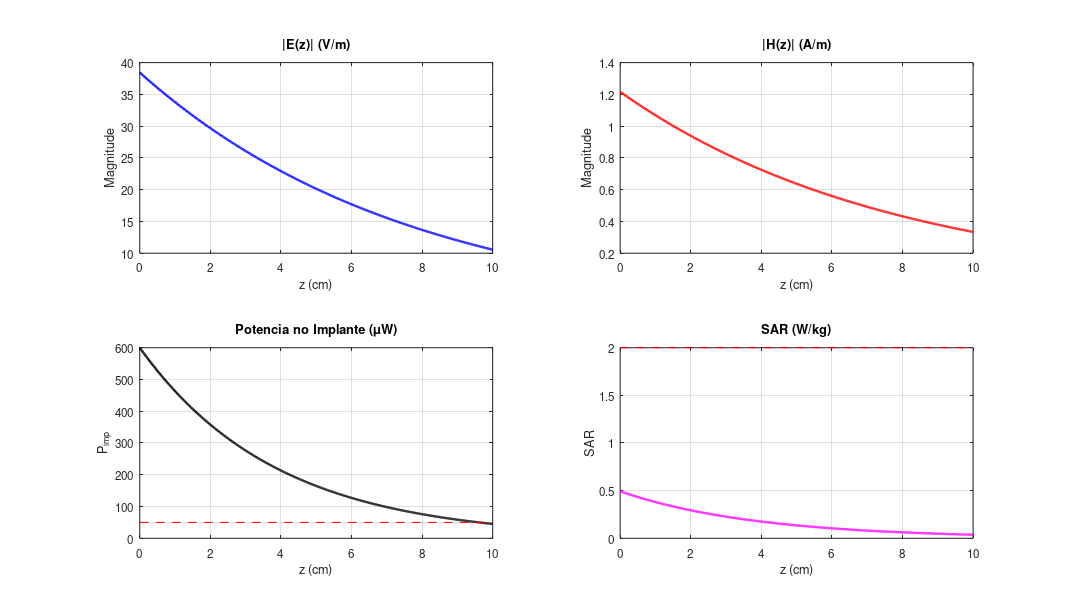
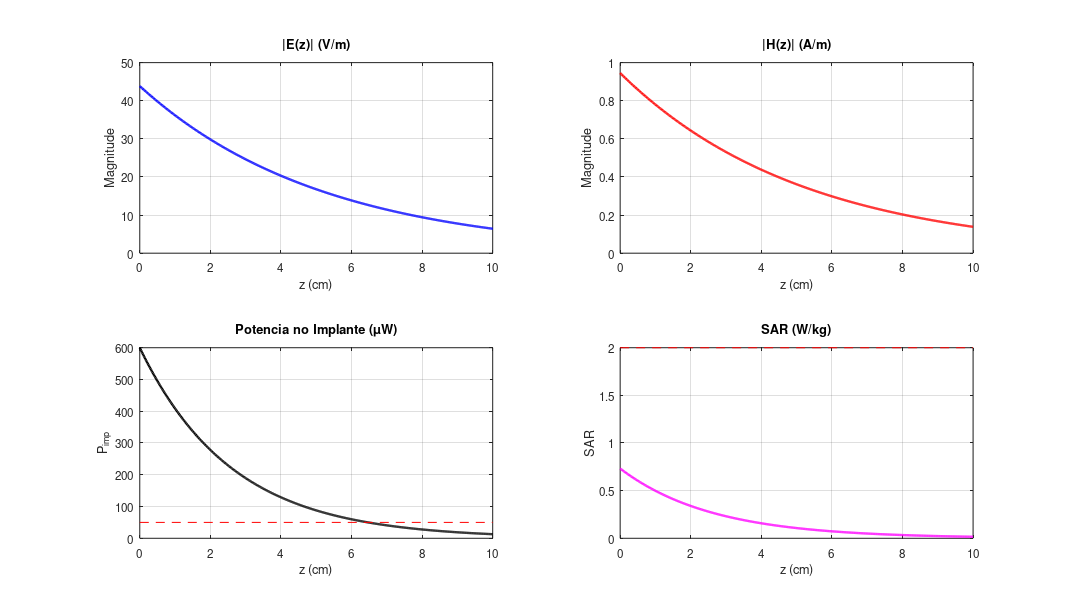
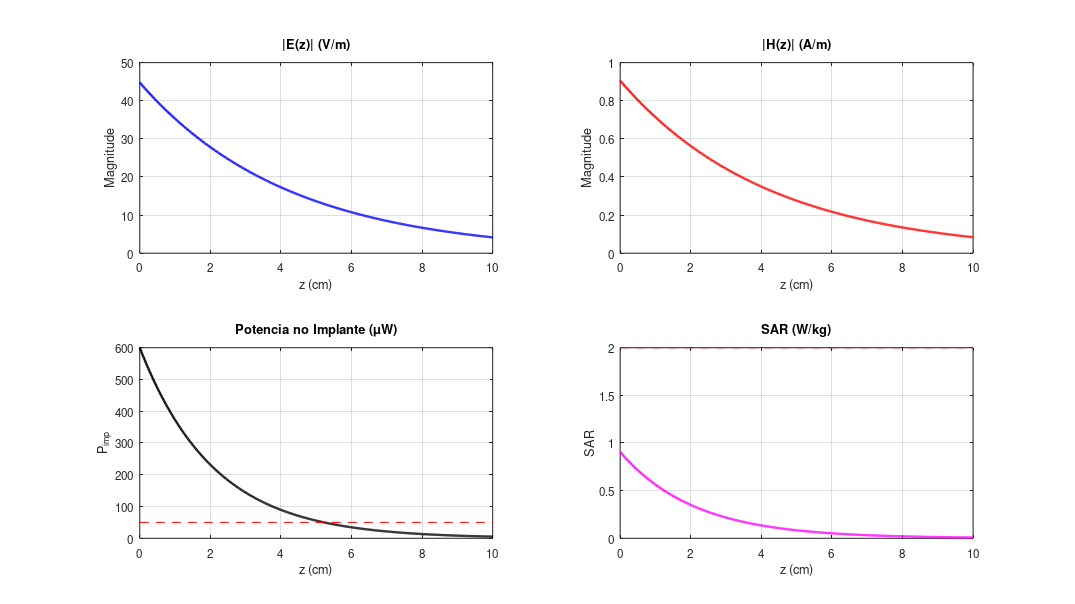
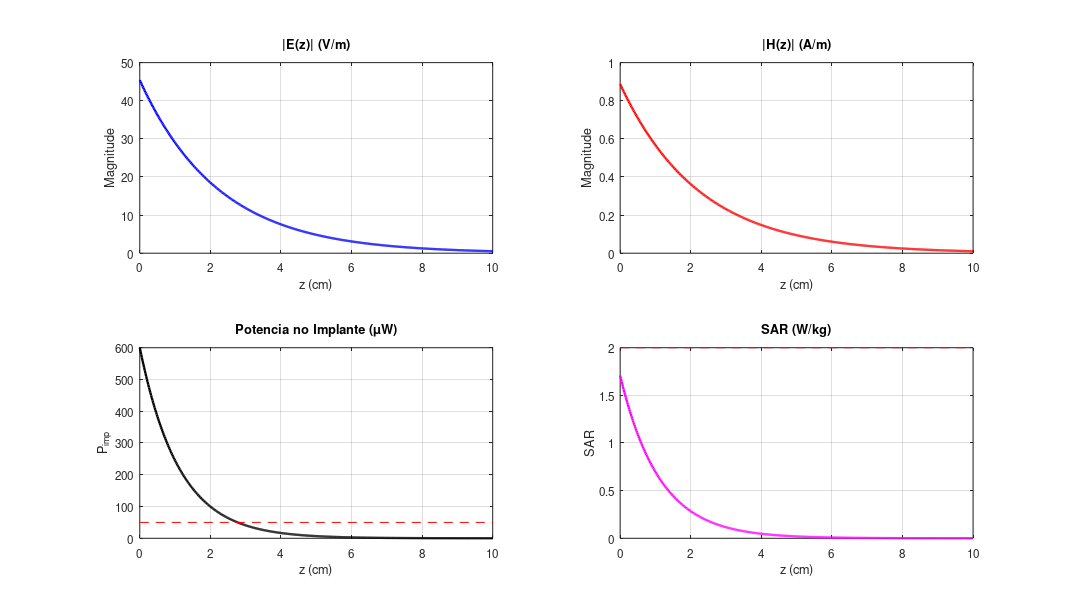

MATLAB code to generate these figures, in order:
% =========================================================================
% TRABALHO DE ELETRODINAMICA - ALIMENTACAO DE IMPLANTE MEDICO
% =========================================================================
clear; clc; close all;

GENERATE_GRAPHS = true;

function exportgraph(filename, generate)

   if !generate
        return;
    endif

    set(gcf, 'PaperUnits', 'inches');
    set(gcf, 'PaperSize', [12.8, 7.2]);
    set(gcf, 'PaperPosition', [0, 0, 12.8, 7.2]);

    print(gcf, fullfile(pwd, filename), '-dpng', '-r100');
end

% -------------------------------------------------------------------------
% PARAMETROS INICIAIS (Eqs e especificacoes do trabalho)
% -------------------------------------------------------------------------
S0 = 20;               % Densidade de potencia em z=0 (W/m^2)
mu0 = 4*pi*1e-7;       % Permeabilidade do vacuo (H/m)
eps0 = 8.854e-12;      % Permissividade do vacuo (F/m)
rho = 1050;            % Densidade do tecido (kg/m^3)
Ac = 1e-4;             % Area de captacao (m^2) - 1 cm^2
eta_c = 0.3;           % Eficiencia do implante (30%)
Pmin = 50e-6;          % Potencia minima requerida (W)
l_max = 30e-3;         % Maior dimensao da antena (m)
SARmax = 2;            % Limite SAR (W/kg)

% Dados das Frequencias (Tabela 1)
f = [100e6, 433e6, 915e6, 2.45e9]; % Frequencias (Hz)
er = [66, 57, 55, 52.7];           % Permissividades relativas
sig = [0.70, 0.80, 0.95, 1.74];    % Condutividades (S/m)

nomes_freq = {'100 MHz', '433 MHz', '915 MHz', '2.45 GHz'};

% Dominio espacial (0 a 10 cm)
z = linspace(0, 0.1, 500);

% Matrizes para guardar resultados para o Mapa de Viabilidade
% Linhas = Frequencias | Colunas = Profundidades (2, 5, 8, 10 cm)
z_map_test = [0.02, 0.05, 0.08, 0.10];
mapa_viabilidade = cell(4, 4);

fprintf('=========================================================\n');
fprintf(' INICIANDO CALCULOS DAS SECOES 1.4 A 1.8\n');
fprintf('=========================================================\n\n');

for i = 1:length(f)
    fprintf('>>> ANALISANDO FREQUENCIA: %s <<<\n', nomes_freq{i});
    fprintf('---------------------------------------------------------\n');

    % --- SECAO 1.4: Parametros de Propagacao ---
    w = 2 * pi * f(i);
    mu = 1 * mu0;
    eps = er(i) * eps0;

    % Constante de propagacao e impedancia intrinseca
    gamma = sqrt(1j * w * mu * (sig(i) + 1j * w * eps));
    alpha = real(gamma);
    beta = imag(gamma);
    eta = sqrt((1j * w * mu) / (sig(i) + 1j * w * eps));

    alpha_dB_cm = alpha * 8.686 / 100; % Convertendo Np/m para dB/cm
    lambda = (2 * pi) / beta;
    vf = w / beta;
    delta_E = 1 / alpha;
    delta_P = 1 / (2 * alpha);
    l_ant = lambda / 4;

    fprintf('1.4) Parametros de Propagacao:\n');
    fprintf('  - Atenuacao (alfa): %.4f Np/m (%.4f dB/cm)\n', alpha, alpha_dB_cm);
    fprintf('  - Fase (beta): %.4f rad/m\n', beta);
    fprintf('  - Comprimento de Onda (lambda): %.4f m\n', lambda);
    fprintf('  - Velocidade de Fase (vf): %.2e m/s\n', vf);
    fprintf('  - Impedancia Intrinseca (eta): %.2f + j(%.2f) Ohms\n', real(eta), imag(eta));
    fprintf('  - Prof. de Penetracao (delta_E): %.4f m\n', delta_E);
    fprintf('  - Prof. Potencia (delta_P): %.4f m\n', delta_P);
    fprintf('  - Antena Estimada (l_ant): %.4f m\n\n', l_ant);

    % --- SECAO 1.5 e 1.6: Simulacao dos Campos e Potencia ---
    % Calculando E0 a partir de S(0)
    theta_eta = angle(eta);
    E0 = sqrt((2 * S0 * abs(eta)) / cos(theta_eta));

    E_z_mag = E0 * exp(-alpha * z);
    H_z_mag = (E0 / abs(eta)) * exp(-alpha * z);
    S_z = S0 * exp(-2 * alpha * z);
    P_imp = eta_c * Ac * S_z;

    % Encontrando z_max onde P_imp >= P_min
    idx_pmin = find(P_imp >= Pmin, 1, 'last');
    if isempty(idx_pmin)
        zmax = 0;
    else
        zmax = z(idx_pmin);
    end
    fprintf('1.6) Potencia no Implante:\n');
    fprintf('  - Profundidade Maxima de Funcionamento (z_max): %.4f m\n\n', zmax);

    % --- SECAO 1.7: Potencia Absorvida e SAR ---
    pv = (sig(i) / 2) * (E_z_mag.^2);
    SAR = pv / rho;
    SAR_max_val = max(SAR);

    % Profundidade onde SAR cai para 10%
    idx_sar10 = find(SAR <= 0.1 * SAR_max_val, 1, 'first');
    z_sar10 = z(idx_sar10);

    fprintf('1.7) Absorcao pelo Tecido (SAR):\n');
    fprintf('  - SAR Maximo (superficie): %.4f W/kg\n', SAR_max_val);
    fprintf('  - Profundidade 10%% SAR: %.4f m\n', z_sar10);
    if SAR_max_val <= SARmax
        fprintf('  - Limite SAR: ATENDIDO (<= 2 W/kg)\n');
    else
        fprintf('  - Limite SAR: VIOLADO (> 2 W/kg)\n');
    end

    % Verificacao numerica da conservacao de potencia
    P_dissipada_total = trapz(z, pv);
    P_diferenca_S = S_z(1) - S_z(end);
    erro_perc = abs((P_dissipada_total - P_diferenca_S) / P_diferenca_S) * 100;
    fprintf('  - Verificacao Conservacao Energia (Erro): %.4e %%\n\n', erro_perc);

    % --- SECAO 1.8: Preenchendo Mapa de Viabilidade ---
    for k = 1:4
        z_atual = z_map_test(k);
        P_imp_atual = eta_c * Ac * S0 * exp(-2 * alpha * z_atual);
        SAR_atual = ((sig(i) / 2) * (E0 * exp(-alpha * z_atual))^2) / rho;

        % Usando chaves {i, k} para armazenar o texto dentro da célula:
        if P_imp_atual < Pmin
            mapa_viabilidade{i,k} = 'Potencia Insuficiente';
        elseif SAR_atual > SARmax
            mapa_viabilidade{i,k} = 'Absorcao Excessiva';
        elseif l_ant > l_max
            mapa_viabilidade{i,k} = 'Antena Incompativel';
        else
            mapa_viabilidade{i,k} = 'Viavel';
        end
    end

    % ---------------------------------------------------------------------
    % PLOTS (Campos, Potencia, SAR)
    % ---------------------------------------------------------------------
    figure('Name', sprintf('Resultados - %s', nomes_freq{i}), 'NumberTitle', 'off', 'Position', [100, 100, 900, 600]);

    subplot(2,2,1);
    plot(z*100, E_z_mag, 'b', 'LineWidth', 2);
    title('|E(z)| (V/m)'); xlabel('z (cm)'); ylabel('Magnitude'); grid on;

    subplot(2,2,2);
    plot(z*100, H_z_mag, 'r', 'LineWidth', 2);
    title('|H(z)| (A/m)'); xlabel('z (cm)'); ylabel('Magnitude'); grid on;

    subplot(2,2,3);
    plot(z*100, P_imp*1e6, 'k', 'LineWidth', 2); hold on;

    x_limits = xlim(); % Gets [min_x, max_x] of the current plot
    line(x_limits, [Pmin*1e6, Pmin*1e6], "linestyle", "--", "color", "r");

    %yline(Pmin*1e6, 'r--', 'P_{min}');
    title('Potencia no Implante (\muW)'); xlabel('z (cm)'); ylabel('P_{imp}'); grid on;

    subplot(2,2,4);
    plot(z*100, SAR, 'm', 'LineWidth', 2); hold on;

    x_limits = xlim(); % Gets [min_x, max_x] of the current plot
    line(x_limits, [SARmax, SARmax], "linestyle", "--", "color", "r");

    %yline(SARmax, 'r--', 'SAR_{max}');

    title('SAR (W/kg)'); xlabel('z (cm)'); ylabel('SAR'); grid on;

    exportgraph(sprintf('plot-%d-MHz', f(i) / 1e6), GENERATE_GRAPHS);

    % ---------------------------------------------------------------------
    % GERANDO A ANIMACAO (.GIF)
    % ---------------------------------------------------------------------
    fprintf('  >> Gerando Animacao (GIF) para %s... Aguarde.\n', nomes_freq{i});
    fig_anim = figure('Name', sprintf('Animacao - %s', nomes_freq{i}), 'Visible', 'off');
    filename_gif = sprintf('animacao_onda_%dMHz.gif', f(i)/1e6);

    t_frames = linspace(0, 2/f(i), 30); % 30 frames cobrindo 2 periodos
    for frm = 1:length(t_frames)
        t = t_frames(frm);
        E_inst = E0 * exp(-alpha * z) .* cos(w * t - beta * z);

        plot(z*100, E_inst, 'b', 'LineWidth', 2);
        hold on;
        plot(z*100, E_z_mag, 'r--', 'LineWidth', 1); % Envelope
        plot(z*100, -E_z_mag, 'r--', 'LineWidth', 1);
        hold off;

        ylim([-E0*1.1, E0*1.1]);
        title(sprintf('Campo Eletrico Instantaneo - %s', nomes_freq{i}));
        xlabel('Profundidade z (cm)'); ylabel('E(z,t) [V/m]');
        grid on;

        % Capturando o frame e adicionando ao GIF
        frame = getframe(fig_anim);
        im = frame2im(frame);

        % ALTERAÇÃO AQUI: Removido o número 256 para compatibilidade com o Octave
        [imind, cm] = rgb2ind(im);

        if frm == 1
            imwrite(imind, cm, filename_gif, 'gif', 'Loopcount', inf, 'DelayTime', 0.1);
        else
            imwrite(imind, cm, filename_gif, 'gif', 'WriteMode', 'append', 'DelayTime', 0.1);
        end
    end
    close(fig_anim);
    fprintf('  >> GIF salvo como %s\n\n', filename_gif);
    fprintf('---------------------------------------------------------\n');
end

% --- IMPRIMINDO MAPA DE VIABILIDADE (SECAO 1.8) ---
fprintf('\n=========================================================\n');
fprintf(' 1.8) MAPA DE VIABILIDADE \n');
fprintf('=========================================================\n');
fprintf('%-12s | %-20s | %-20s | %-20s | %-20s\n', 'Freq', 'z = 2 cm', 'z = 5 cm', 'z = 8 cm', 'z = 10 cm');
fprintf(repmat('-', 1, 105));
fprintf('\n');
for i = 1:4
    fprintf('%-12s | %-20s | %-20s | %-20s | %-20s\n', ...
        nomes_freq{i}, mapa_viabilidade{i,1}, mapa_viabilidade{i,2}, mapa_viabilidade{i,3}, mapa_viabilidade{i,4});
end
fprintf('=========================================================\n');
